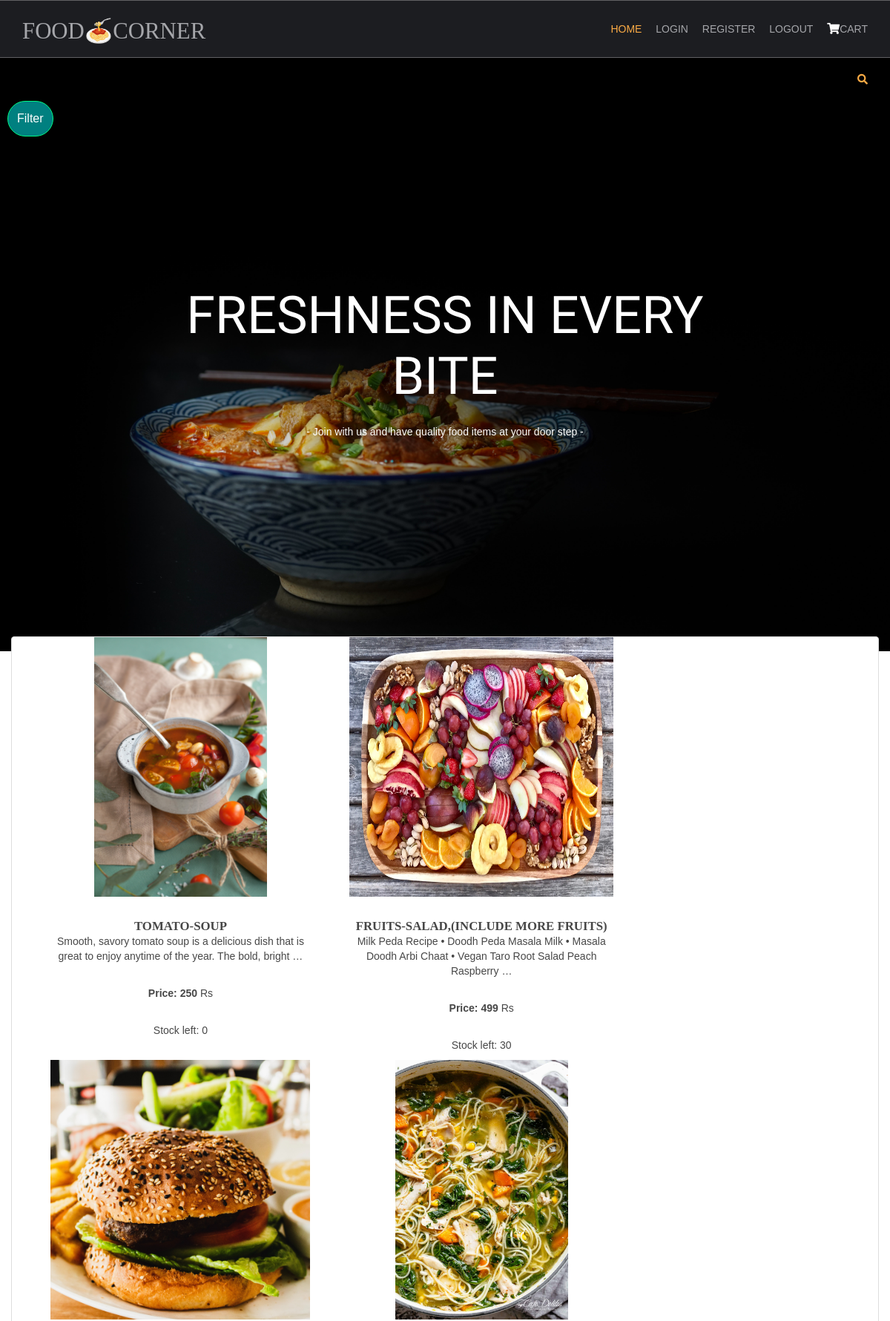
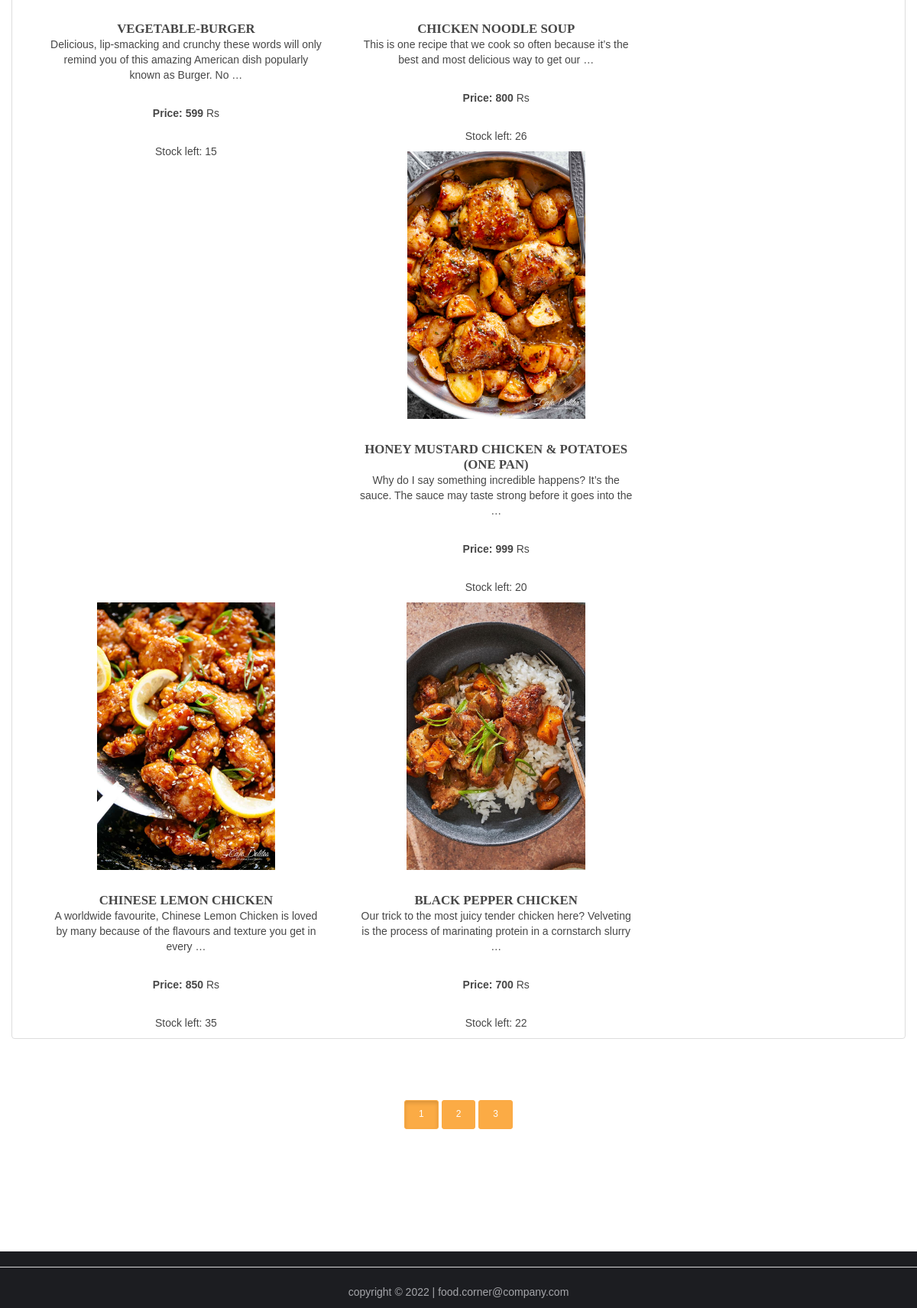
The page / on the database its author committed (2 pictures, top to bottom).
### shop/models.py (models this page shows, shortened)
class Products(models.Model):
    name = models.CharField(max_length=150,unique=True)
    slug = models.SlugField(max_length=250,unique=True)
    img = models.ImageField(upload_to='product')
    desc = models.TextField()
    stock = models.IntegerField()
    available = models.BooleanField()
    price = models.IntegerField()
    category = models.ForeignKey(Categ,on_delete=models.CASCADE)
    def get_url(self):
        return reverse('details',args=[self.category.slug,self.slug])

### shop/views.py (the view)
# urls.py: path('',views.home, name='hm'),
def home(request,c_slug = None):
    c_page = None
    prodt = None
    if c_slug != None:
        c_page = get_object_or_404 (Categ,slug=c_slug)
        prodt = Products.objects.filter(category=c_page,available=True)
    else:
        prodt = Products.objects.all().filter(available=True)
    cat = Categ.objects.all()
    paginator = Paginator(prodt,7)
    try:
        page = int(request.GET.get('page','1'))
    except:
        page =1
    try:
        pro = paginator.page(page)
    except(EmptyPage,InvalidPage):
        pro = paginator.page(paginator.num_pages)
    return render(request,'index.html',{'pr':prodt , 'ct':cat,'pg':pro})

### cart/context_processor.py (called while the page is built)
def count(request):
    item_count = 0
    if 'admin' in request.path:
        return {}
    else:
        try:
            ct = CartList.objects.filter(cart_id=c_id(request))
            cti = Items.objects.all().filter(cart=ct[:1])
            for c in cti:
                item_count += c.quan
        except CartList.DoesNotExist:
            item_count = 0
        return dict(itc=item_count)

### cart/views.py (called while the page is built)
def c_id(request):
    ct_id = request.session.session_key
    if not ct_id:
        ct_id = request.session.create()
    return ct_id

### shop/models.py (called while the page is built)
    def get_url(self):
        return reverse('prod_cat',args=[self.slug])

### template/index.html (shortened to what this page needs)
{% extends 'base.html' %}
{% load static %}
{% block content %}
<html lang="">
<head>
  <link href="{% static 'hm/layout/styles/layout.css' %}" rel="stylesheet" type="text/css" media="all">
</head>
<body id="top">
  <div class="abcd" style="background-image:url({% static 'hm/images/demo/backgrounds/bg2.jpg' %});">
    <div class="wrapper row0">
      <div id="topbar" class="hoc clear">
        <div class="fl_right">
          <ul class="nospace">
            <li id="searchform">
            </li>
          </ul>
        </div>
      </div>
    </div>
    <div class="dropdown">
      <button class="dropbtn">Filter</button>
    </div>
    <div id="pageintro" class="hoc clear">
      <article>
        <h3 class="#" id="headiing">Freshness in every bite </h3>
        <p>- Join with us and have quality food items at your door step -</p>
      </article>
    </div>
  </div>
  <div class="wrapper row3">
    <div class="container">
    <main class="hoc container clear">
        <section id="introblocks">
          <div class="row">
            <ul class="nospace group btmspace-80 thumbnail">
            {% for i in pg.object_list %}
            <li class="one_third">
              <figure>
                <a class="imgover" href="{{i.get_url}}"><img src="{{i.img.url}}" alt=""
                  style="height:350 ; width:auto;"></a>
                  <figcaption>
                  <h6 class="heading">{{i.name}}</h6>
                  <p>{{i.desc|truncatewords:20}}</p>
                  <br>
                  <p><b>Price: {{i.price}}</b> Rs</p>
                  <br>
                  <p>Stock left: {{i.stock}}</p>
                </figcaption>
              </figure>
            </li>
            {% endfor %}
          </ul>
          </div>
        </section>
        <center>
          {% for p in pg.paginator.page_range %}
          <a href="?page={{p}}" class="btn btn-light btn-sm {% if pg.number == p %} active {% endif %}">{{p}}</a>
          {% endfor %}
        </center>
      </div>
    </div>
      <hr class="btmspace-5">
      <footer class="center"><p>copyright 	&#169; 2022 | food.corner@company.com</p></footer>
</body>
</html>
{% endblock %}

### template/base.html (shortened to what this page needs)
{% load static %}
<html lang="">
<head>
    <link href="{% static 'hm/layout/styles/layout.css' %}" rel="stylesheet" type="text/css" media="all">
    <link rel="stylesheet" href="https://cdn.jsdelivr.net/npm/bootstrap@3.3.7/dist/css/bootstrap.min.css">
</head>
<body id="top">
    <div class="wrapper row1">
        <header id="header" class="hoc clear">
            <div id="logo" class="fl_left">
                <h1><a href="/"> Food🍝Corner </a></h1>
            </div>
            <nav id="mainav" class="fl_right ">
                <ul class="clear">
                    <li class="active"><a href="/">Home</a></li>
                    {% if user.is_authenticated %}
                    <li><a class="active" href="{% url 'logout' %}">Logout</a></li>
                    {% else %}
                    <li><a class="active" href="{% url 'login' %}">Login</a></li>
                    <li><a class="active" href="{% url 'register' %}">Register</a></li>
                    <li><a class="active" href="#">Logout</a>
                    </li>
                    {% endif %}
                    <li><a class="active" href="{% url 'cartDetails' %}"><i class="fa fa-shopping-cart"
                                style="font-size:15px; color:white"></i>Cart</a></li>
                </ul>
            </nav>
        </header>
    </div>
    {% block content %}
    {% endblock %}
</body>
</html>

### static/hm/layout/styles/layout.css (style rules this page uses)
.row1 { border: solid; border-width: 1px 0; }
#topbar { padding: 20px 0; font-size: 0.8rem; text-transform: uppercase; }
#topbar ul li { display: inline-block; margin-right: 15px; }
#topbar ul li:last-child { margin-right: 0; padding-right: 0; border-right: none; }
#topbar #searchform { position: relative; line-height: 1; z-index: 9999; }
#topbar #searchform::after { display: block; height: 18px; line-height: 18px; padding: 0; font-family: "Font Awesome\ 5 Free"; font-weight: 900; font-size: 1rem; content: "\f002" ; }
#topbar #searchform ::placeholder { text-transform: capitalize; }
#header #logo { margin: 22px 0 0 0; }
#header #logo h1 { margin: 0; padding: 0; font-size: 2.2rem; text-transform: uppercase; }
#pageintro { padding: 200px 0 300px; }
#pageintro article, #pageintro article p { display: block; max-width: 75%; margin: 0 auto; text-align: center; }
#pageintro article p { max-width: 65%; line-height: 2rem; }
.container { padding: 80px 0; }
#introblocks { display: block; position: relative; margin: -180px 0 0 0; z-index: 1; text-align: center; }
#introblocks figure figcaption { display: block; padding: 30px 0 0 0; text-align: center; }
#introblocks figure figcaption .heading { font-size: 1.2rem; font-weight: 700; margin-bottom: 0; }
*, *::before, *::after { transition: all 0.3s ease-in-out; }
nav ul, nav ol { margin: 0; padding: 0; list-style: none; }
#mainav, #breadcrumb, .sidebar nav { line-height: normal; }
#mainav ul { text-transform: uppercase; }
#mainav li { display: inline-block; position: relative; margin: 0 15px 0 0; padding: 0; }
#mainav li:last-child { margin-right: 0; }
#mainav li a { display: block; padding: 30px 0; }
body { color: #a5a6aa; background-color: #1c1d21; }
a { color: #fbab45; }
hr, .borderedbox { border-color: #d7d7d7; }
.btn, .btn.inverse:hover { color: #ffffff; background-color: #fbab45; border-color: #fbab45; }
.imgover, .imgover:hover::after { color: #ffffff; }
.row1 { border-color: rgba(255, 255, 255, 0.3); }
.row3 { color: #474747; background-color: #ffffff; }
#topbar #searchform { color: #fbab45; }
#header #logo h1 a { color: inherit; }
#pageintro { color: #ffffff; }
#mainav li a { color: inherit; }
#mainav .active a, #mainav a:hover, #mainav li:hover > a { color: #fbab45; background-color: inherit; }
@media screen and (min-width: 1140px) { .hoc { max-width: 1140px; } }

### template/index.html (style rules this page uses)
#headiing { font-family: 'Kalam', cursive; font-size:5em; padding-bottom: 0px; padding-top: 0px; }
.dropbtn { background-color: teal; color: white; padding: 12px; font-size: 16px; border: 1px solid rgb(0, 248, 132); border-radius: 50px; cursor: pointer; }
.dropdown { position: relative; display: inline-block; padding-left: 10px; }
.abcd { height: 100%; background-position: center; background-repeat: no-repeat; background-size: cover; }

### rows shown on the page
Products: img (picture), name "TOMATO-SOUP", desc "Smooth, savory tomato soup is a delicious dish that is great to enjoy anytime of the year. The bold, bright …", price "250", stock "0"
Products: img (picture), name "FRUITS-SALAD,(INCLUDE MORE FRUITS)", desc "Milk Peda Recipe • Doodh Peda Masala Milk • Masala Doodh Arbi Chaat • Vegan Taro Root Salad Peach Raspberry …", price "499", stock "30"
Products: img (picture), name "VEGETABLE-BURGER", desc "Delicious, lip-smacking and crunchy these words will only remind you of this amazing American dish popularly known as Burger. No …", price "599", stock "15"
Products: img (picture), name "CHICKEN NOODLE SOUP", desc "This is one recipe that we cook so often because it’s the best and most delicious way to get our …", price "800", stock "26"
Products: img (picture), name "HONEY MUSTARD CHICKEN & POTATOES (ONE PAN)", desc "Why do I say something incredible happens? It’s the sauce. The sauce may taste strong before it goes into the …", price "999", stock "20"
Products: img (picture), name "CHINESE LEMON CHICKEN", desc "A worldwide favourite, Chinese Lemon Chicken is loved by many because of the flavours and texture you get in every …", price "850", stock "35"
Products: img (picture), name "BLACK PEPPER CHICKEN", desc "Our trick to the most juicy tender chicken here? Velveting is the process of marinating protein in a cornstarch slurry …", price "700", stock "22"

### other values the page prints
{{ p }} "1" "2" "3"
